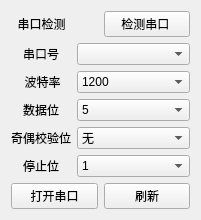
                <widget class="QWidget" name="serial_set_tab_1">
                 <attribute name="title">
                  <string>串口1设置</string>
                 </attribute>
                 <layout class="QGridLayout" name="gridLayout">
                  <item row="2" column="0" colspan="2">
                   <layout class="QHBoxLayout" name="horizontalLayout_3">
                    <item>
                     <widget class="QPushButton" name="open_serial_Btn_1">
                      <property name="text">
                       <string>打开串口</string>
                      </property>
                     </widget>
                    </item>
                    <item>
                     <widget class="QPushButton" name="refresh_Btn_1">
                      <property name="text">
                       <string>刷新</string>
                      </property>
                     </widget>
                    </item>
                   </layout>
                  </item>
                  <item row="1" column="0">
                   <layout class="QVBoxLayout" name="verticalLayout_2">
                    <item>
                     <widget class="QLabel" name="label_9">
                      <property name="text">
                       <string>串口号</string>
                      </property>
                      <property name="alignment">
                       <set>Qt::AlignCenter</set>
                      </property>
                     </widget>
                    </item>
                    <item>
                     <widget class="QLabel" name="label_5">
                      <property name="text">
                       <string> 波特率</string>
                      </property>
                      <property name="alignment">
                       <set>Qt::AlignCenter</set>
                      </property>
                     </widget>
                    </item>
                    <item>
                     <widget class="QLabel" name="label_8">
                      <property name="text">
                       <string>数据位</string>
                      </property>
                      <property name="alignment">
                       <set>Qt::AlignCenter</set>
                      </property>
                     </widget>
                    </item>
                    <item>
                     <widget class="QLabel" name="label_7">
                      <property name="text">
                       <string>奇偶校验位</string>
                      </property>
                      <property name="alignment">
                       <set>Qt::AlignCenter</set>
                      </property>
                     </widget>
                    </item>
                    <item>
                     <widget class="QLabel" name="label_6">
                      <property name="text">
                       <string>停止位</string>
                      </property>
                      <property name="alignment">
                       <set>Qt::AlignCenter</set>
                      </property>
                     </widget>
                    </item>
                   </layout>
                  </item>
                  <item row="1" column="1">
                   <layout class="QVBoxLayout" name="verticalLayout_5">
                    <item>
                     <widget class="QComboBox" name="Serial_1_comboBox">
                      <property name="sizePolicy">
                       <sizepolicy hsizetype="Preferred" vsizetype="Fixed">
                        <horstretch>0</horstretch>
                        <verstretch>0</verstretch>
                       </sizepolicy>
                      </property>
                     </widget>
                    </item>
                    <item>
                     <widget class="QComboBox" name="BaudRate_1_comboBox">
                      <property name="sizePolicy">
                       <sizepolicy hsizetype="Preferred" vsizetype="Fixed">
                        <horstretch>0</horstretch>
                        <verstretch>0</verstretch>
                       </sizepolicy>
                      </property>
                      <item>
                       <property name="text">
                        <string>1200</string>
                       </property>
                      </item>
                      <item>
                       <property name="text">
                        <string>2400</string>
                       </property>
                      </item>
                      <item>
                       <property name="text">
                        <string>4800</string>
                       </property>
                      </item>
                      <item>
                       <property name="text">
                        <string>9600</string>
                       </property>
                      </item>
                      <item>
                       <property name="text">
                        <string>14400</string>
                       </property>
                      </item>
                      <item>
                       <property name="text">
                        <string>19200</string>
                       </property>
                      </item>
                      <item>
                       <property name="text">
                        <string>38400</string>
                       </property>
                      </item>
                      <item>
                       <property name="text">
                        <string>57600</string>
                       </property>
                      </item>
                      <item>
                       <property name="text">
                        <string>115200</string>
                       </property>
                      </item>
                     </widget>
                    </item>
                    <item>
                     <widget class="QComboBox" name="DataBits_1_comboBox">
                      <property name="sizePolicy">
                       <sizepolicy hsizetype="Preferred" vsizetype="Fixed">
                        <horstretch>0</horstretch>
                        <verstretch>0</verstretch>
                       </sizepolicy>
                      </property>
                      <item>
                       <property name="text">
                        <string>5</string>
                       </property>
                      </item>
                      <item>
                       <property name="text">
                        <string>6</string>
                       </property>
                      </item>
                      <item>
                       <property name="text">
                        <string>7</string>
                       </property>
                      </item>
                      <item>
                       <property name="text">
                        <string>8</string>
                       </property>
                      </item>
                     </widget>
                    </item>
                    <item>
                     <widget class="QComboBox" name="Parity_1_comboBox">
                      <property name="sizePolicy">
                       <sizepolicy hsizetype="Preferred" vsizetype="Fixed">
                        <horstretch>0</horstretch>
                        <verstretch>0</verstretch>
                       </sizepolicy>
                      </property>
                      <item>
                       <property name="text">
                        <string>无</string>
                       </property>
                      </item>
                      <item>
                       <property name="text">
                        <string>奇校验</string>
                       </property>
                      </item>
                      <item>
                       <property name="text">
                        <string>偶校验</string>
                       </property>
                      </item>
                      <item>
                       <property name="text">
                        <string>SpaceParity</string>
                       </property>
                      </item>
                      <item>
                       <property name="text">
                        <string>MarkParity</string>
                       </property>
                      </item>
                      <item>
                       <property name="text">
                        <string>UnknownParity</string>
                       </property>
                      </item>
                     </widget>
                    </item>
                    <item>
                     <widget class="QComboBox" name="StopBits_1_comboBox">
                      <property name="sizePolicy">
                       <sizepolicy hsizetype="Preferred" vsizetype="Fixed">
                        <horstretch>0</horstretch>
                        <verstretch>0</verstretch>
                       </sizepolicy>
                      </property>
                      <item>
                       <property name="text">
                        <string>1</string>
                       </property>
                      </item>
                      <item>
                       <property name="text">
                        <string>1.5</string>
                       </property>
                      </item>
                      <item>
                       <property name="text">
                        <string>2</string>
                       </property>
                      </item>
                     </widget>
                    </item>
                   </layout>
                  </item>
                  <item row="0" column="0" colspan="2">
                   <layout class="QHBoxLayout" name="horizontalLayout_9">
                    <item>
                     <widget class="QLabel" name="label_4">
                      <property name="text">
                       <string>  串口检测</string>
                      </property>
                     </widget>
                    </item>
                    <item>
                     <widget class="QPushButton" name="check_serial_Btn_1">
                      <property name="text">
                       <string>检测串口 </string>
                      </property>
                     </widget>
                    </item>
                   </layout>
                  </item>
                 </layout>
                </widget>
